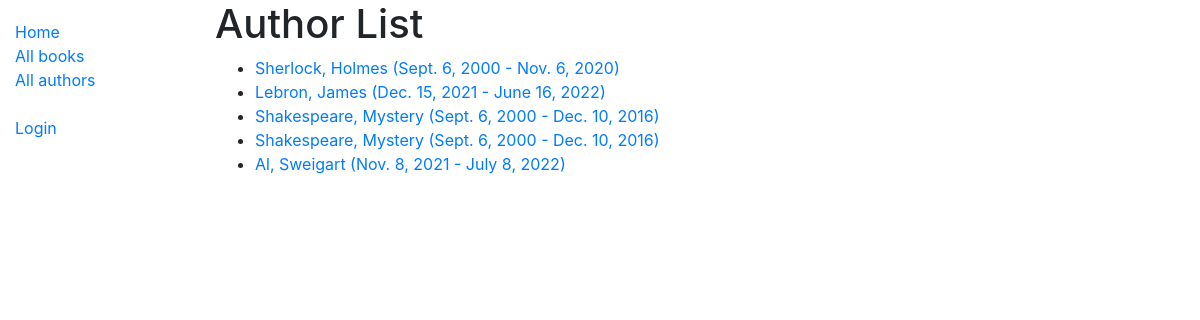
Screenshot of /catalog/authors/ with the database file from the repository.
### catalog/models.py (models this page shows, shortened)
class Author(models.Model):
    first_name = models.CharField(max_length= 100)
    last_name = models.CharField(max_length= 100)
    date_of_birth = models.DateField(null=True, blank = True)
    date_of_death = models.DateField("died", null = True, blank = True)
    class Meta:
        ordering = ["last_name", "first_name"]
    def get_absolute_url(self):
        return reverse("author-detail", args=[str(self.id)])

### catalog/views.py (the view)
# urls.py: path("authors/", views.AuthorListView.as_view(), name = "authors"),
class AuthorListView(generic.ListView):
    model = Author
    paginate_by = 10

### catalog/templates/catalog/author_list.html
{% extends "base_generic.html" %}
{% block content %}
    <h1>Author List</h1>
    {% if author_list %}
    <ul>
        {% for author in author_list %}
        <li>
            <a href = "{{ author.get_absolute_url }}">{{ author.first_name }}, {{ author.last_name }} ({{ author.date_of_birth }} - {{ author.date_of_death }})</a>
        </li>
        {% endfor %}
    </ul>
    {% else %}
        <p>Sorry, there are currently no authors in the database</p>
    {% endif %}
{% endblock %}

### catalog/templates/base_generic.html (shortened to what this page needs)
<!DOCTYPE html>
<html lang="en">
<head>
  <link rel="stylesheet" href="https://cdn.jsdelivr.net/npm/bootstrap@4.5.3/dist/css/bootstrap.min.css">
  {% load static %}
  <link rel="stylesheet" href="{% static 'css/styles.css' %}">
</head>
<body>
  <div class="container-fluid">
    <div class="row">
      <div class="col-sm-2">
      {% block sidebar %}
        <ul class="sidebar-nav">
          <li><a href="{% url 'index' %}">Home</a></li>
          <li><a href="{% url 'books' %}">All books</a></li>
          <li><a href="{% url 'authors' %}">All authors</a></li>
          <br>
          {% if user.is_authenticated %}
          <li>User: {{ user.get_username }}</li>
          <li><a href="{% url 'my-borrowed' %}">My Borrowed</a></li>
          <li><a href="{% url 'logout'%}?next={{request.path}}">Logout</a></li>
          {% else %}
            <li><a href="{% url 'login'%}?next={{request.path}}">Login</a></li>
          {% endif %}
          <br>
          <br>
        </ul>
     {% endblock %}
      </div>
      <div class="col-sm-10 ">{% block content %}{% endblock %}
      </div>
    </div>
  </div>
</body>
</html>

### catalog/static/css/styles.css (style rules this page uses)
.sidebar-nav { margin-top: 20px; padding: 0; list-style: none; }

### rows the page displays
Author: first_name "Sherlock", last_name "Holmes", date_of_birth "Sept. 6, 2000", date_of_death "Nov. 6, 2020"
Author: first_name "Lebron", last_name "James", date_of_birth "Dec. 15, 2021", date_of_death "June 16, 2022"
Author: first_name "Shakespeare", last_name "Mystery", date_of_birth "Sept. 6, 2000", date_of_death "Dec. 10, 2016"
Author: first_name "Shakespeare", last_name "Mystery", date_of_birth "Sept. 6, 2000", date_of_death "Dec. 10, 2016"
Author: first_name "Al", last_name "Sweigart", date_of_birth "Nov. 8, 2021", date_of_death "July 8, 2022"
